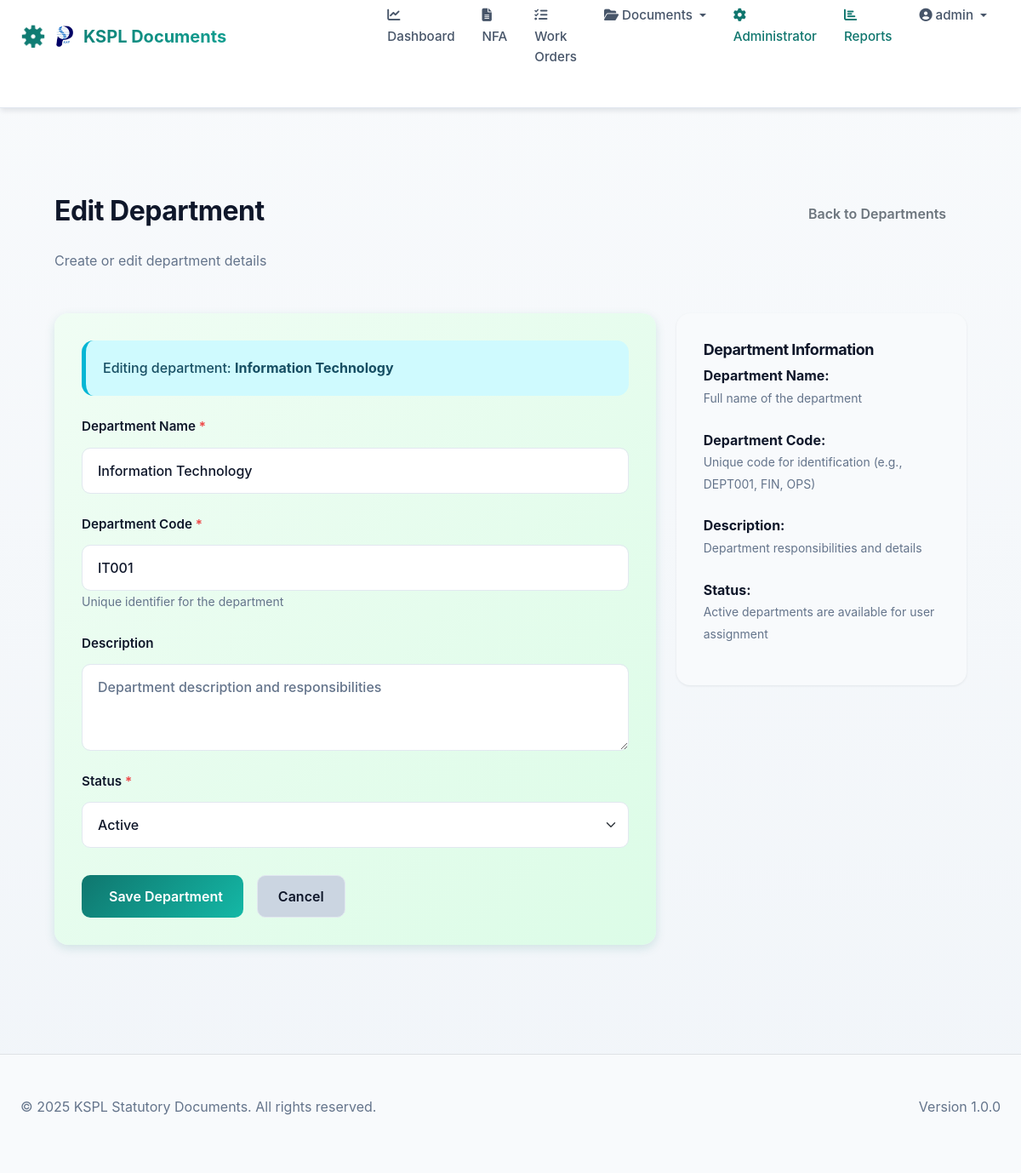
Page /admin/departments/1/edit (signed in) on the committed database.
### models/__init__.py (models this page shows, shortened)
class User(UserMixin, db.Model):
    __tablename__ = 'users'
    id = db.Column(db.Integer, primary_key=True)
    username = db.Column(db.String(120), unique=True, nullable=False)
    email = db.Column(db.String(120), unique=True, nullable=False)
    password_hash = db.Column(db.String(255), nullable=False)
    first_name = db.Column(db.String(120))
    last_name = db.Column(db.String(120))
    department_id = db.Column(db.Integer, db.ForeignKey('departments.id'))
    is_active = db.Column(db.Boolean, default=True)
    created_at = db.Column(db.DateTime, default=datetime.utcnow)
    roles = db.relationship('Role', secondary='user_roles', backref=db.backref('users', lazy='dynamic'))
    department = db.relationship('Department', backref='users')
    def has_role(self, role_name):
        return any(role.name == role_name for role in self.roles)

class Department(db.Model):
    __tablename__ = 'departments'
    id = db.Column(db.Integer, primary_key=True)
    name = db.Column(db.String(255), unique=True, nullable=False)
    code = db.Column(db.String(50), unique=True, nullable=False)
    description = db.Column(db.Text)
    status = db.Column(db.String(50), default='Active')
    created_at = db.Column(db.DateTime, default=datetime.utcnow)
    updated_at = db.Column(db.DateTime, default=datetime.utcnow, onupdate=datetime.utcnow)

### routes/admin.py (the view)
@admin_bp.route('/departments/<int:department_id>/edit', methods=['GET', 'POST'])
@login_required
@require_role('admin')
def department_edit(department_id):
    from forms import DepartmentForm
    department = Department.query.get_or_404(department_id)
    form = DepartmentForm()
    if form.validate_on_submit():
        if form.code.data != department.code:
            existing = Department.query.filter_by(code=form.code.data).first()
            if existing:
                flash('Department code already exists', 'danger')
                return redirect(url_for('admin.department_edit', department_id=department_id))
        department.name = form.name.data
        department.code = form.code.data
        department.description = form.description.data
        department.status = form.status.data
        db.session.commit()
        flash(f'Department {department.name} updated successfully', 'success')
        return redirect(url_for('admin.department_list'))
    elif request.method == 'GET':
        form.name.data = department.name
        form.code.data = department.code
        form.description.data = department.description
        form.status.data = department.status
    return render_template('admin/department_form.html', form=form, action='Edit', department=department)

### forms/__init__.py
class DepartmentForm(FlaskForm):
    name = StringField('Department Name', validators=[DataRequired()])
    code = StringField('Department Code', validators=[DataRequired()])
    description = TextAreaField('Description')
    status = SelectField('Status', choices=[('Active', 'Active'), ('Inactive', 'Inactive')], validators=[DataRequired()])
    submit = SubmitField('Save Department')

### utils/__init__.py (called while the page is built)
def require_role(role_name):
    def decorator(f):
        @wraps(f)
        def decorated_function(*args, **kwargs):
            if not current_user.is_authenticated:
                abort(401)
            user_role_names = [role.name for role in current_user.roles]
            if role_name not in user_role_names:
                abort(403)
            return f(*args, **kwargs)
        return decorated_function
    return decorator

### templates/admin/department_form.html (shortened to what this page needs)
{% extends "index.html" %}
{% block content %}
<div class="container-fluid mt-4">
    <div class="row mb-4">
        <div class="col-md-8">
            <h2>{{ action }} Department</h2>
            <p class="text-muted">Create or edit department details</p>
        </div>
        <div class="col-md-4 text-end">
            <a href="{{ url_for('admin.department_list') }}" class="btn btn-outline-secondary">Back to Departments</a>
        </div>
    </div>
    <div class="row">
        <div class="col-md-8">
            <div class="card card-primary border-0">
                <div class="card-body">
                    <form method="POST" novalidate>
                        {% if department %}
                        <div class="alert alert-info">Editing department: <strong>{{ department.name }}</strong></div>
                        {% endif %}
                        <div class="mb-3">
                            <label for="name" class="form-label">Department Name <span class="text-danger">*</span></label>
                            <input type="text" name="name" id="name" class="form-control {% if form.name.errors %}is-invalid{% endif %}"
                                   value="{{ form.name.data or '' }}" required>
                        </div>
                        <div class="mb-3">
                            <label for="code" class="form-label">Department Code <span class="text-danger">*</span></label>
                            <input type="text" name="code" id="code" class="form-control {% if form.code.errors %}is-invalid{% endif %}"
                                   value="{{ form.code.data or '' }}" required placeholder="e.g., DEPT001">
                            <small class="text-muted">Unique identifier for the department</small>
                        </div>
                        <div class="mb-3">
                            <label for="description" class="form-label">Description</label>
                            <textarea name="description" id="description" class="form-control" rows="3"
                                      placeholder="Department description and responsibilities">{{ form.description.data or '' }}</textarea>
                        </div>
                        <div class="mb-3">
                            <label for="status" class="form-label">Status <span class="text-danger">*</span></label>
                            <select name="status" id="status" class="form-select {% if form.status.errors %}is-invalid{% endif %}" required>
                                <option value="Active" {% if form.status.data == 'Active' %}selected{% endif %}>Active</option>
                            </select>
                        </div>
                        <div class="mt-4 d-flex gap-2">
                            <button type="submit" class="btn btn-primary">
                                 Save Department
                            </button>
                            <a href="{{ url_for('admin.department_list') }}" class="btn btn-secondary">
                                Cancel
                            </a>
                        </div>
                    </form>
                </div>
            </div>
        </div>
        <div class="col-md-4">
            <div class="card border-0 bg-light">
                <div class="card-body">
                    <h5 class="card-title">Department Information</h5>
                    <ul class="list-unstyled">
                        <li class="mb-3">
                            <strong>Department Name:</strong><br>
                            <small class="text-muted">Full name of the department</small>
                        </li>
                        <li class="mb-3">
                            <strong>Department Code:</strong><br>
                            <small class="text-muted">Unique code for identification (e.g., DEPT001, FIN, OPS)</small>
                        </li>
                        <li class="mb-3">
                            <strong>Description:</strong><br>
                            <small class="text-muted">Department responsibilities and details</small>
                        </li>
                        <li>
                            <strong>Status:</strong><br>
                            <small class="text-muted">Active departments are available for user assignment</small>
                        </li>
                    </ul>
                </div>
            </div>
        </div>
    </div>
</div>
{% endblock %}

### templates/index.html (shortened to what this page needs)
<!DOCTYPE html>
<html lang="en">
<head>
    <link href="https://cdn.jsdelivr.net/npm/bootstrap@5.1.3/dist/css/bootstrap.min.css" rel="stylesheet">
    <link rel="stylesheet" href="https://cdnjs.cloudflare.com/ajax/libs/font-awesome/6.4.0/css/all.min.css">
    <link rel="stylesheet" href="https://cdnjs.cloudflare.com/ajax/libs/tempusdominus-bootstrap-4/5.39.0/css/tempusdominus-bootstrap-4.min.css" />
    <link rel="stylesheet" href="{{ url_for('static', filename='main.css') }}">
</head>
<body>
    <nav class="navbar navbar-expand-lg navbar-light" style="padding: initial;">
        <div class="container-fluid px-4">
            <a class="navbar-brand d-flex align-items-center" href="{% if current_user.is_authenticated %}{% if current_user.has_role('admin') %}{{ url_for('admin.admin_dashboard') }}{% else %}{{ url_for('main.dashboard') }}{% endif %}{% else %}{{ url_for('auth.login') }}{% endif %}" style="gap: 12px;">
                <img style="max-width: 5%; height: auto;" src="{{ url_for('static', filename='images/ksp-logo.png') }}" alt="KSP Logo" height="40" class="img-fluid">
                <span>KSPL Documents</span>
            </a>
            <div class="collapse navbar-collapse" id="navbarNav">
                <ul class="navbar-nav ms-auto">
                    {% if current_user.is_authenticated %}
                        <li class="nav-item">
                            <a class="nav-link" href="{{ url_for('main.dashboard') }}">
                                <i class="fas fa-chart-line me-1"></i>Dashboard
                            </a>
                        </li>
                        <li class="nav-item">
                            <a class="nav-link" href="{{ url_for('main.nfa_list') }}">
                                <i class="fas fa-file-alt me-1"></i>NFA
                            </a>
                        </li>
                        <li class="nav-item">
                            <a class="nav-link" href="{{ url_for('main.work_order_list') }}">
                                <i class="fas fa-tasks me-1"></i>Work Orders
                            </a>
                        </li>
                        <li class="nav-item dropdown">
                            <a class="nav-link dropdown-toggle" href="#" id="documentsDropdown" role="button" data-bs-toggle="dropdown" aria-expanded="false">
                                <i class="fas fa-folder-open me-1"></i>Documents
                            </a>
                        </li>
                        <li class="nav-item">
                            <a class="nav-link text-primary" href="{{ url_for('admin.admin_dashboard') }}">
                                <i class="fas fa-cog me-1"></i>Administrator
                            </a>
                        </li>
                        <li class="nav-item">
                            <a class="nav-link text-primary" href="{{ url_for('admin.reports') }}">
                                <i class="fas fa-chart-bar me-1"></i>Reports
                            </a>
                        </li>
                        <li class="nav-item dropdown">
                            <a class="nav-link dropdown-toggle" href="#" id="userDropdown" role="button" data-bs-toggle="dropdown" aria-expanded="false">
                                <i class="fas fa-user-circle me-1"></i>{{ current_user.username }}
                            </a>
                        </li>
                    {% else %}
                        <li class="nav-item">
                            <a class="nav-link" href="{{ url_for('auth.login') }}">
                                <i class="fas fa-sign-in-alt me-1"></i>Login
                            </a>
                        </li>
                    {% endif %}
                </ul>
            </div>
        </div>
    </nav>
    <div class="container-fluid">
        {% block content %}{% endblock %}
    </div>
    <footer class="bg-light border-top mt-5 py-4">
        <div class="container-fluid px-4">
            <div class="row">
                <div class="col-md-6">
                    <p class="text-muted mb-0">© 2025 KSPL Statutory Documents. All rights reserved.</p>
                </div>
                <div class="col-md-6 text-md-end">
                    <p class="text-muted mb-0">Version 1.0.0</p>
                </div>
            </div>
        </div>
    </footer>
</body>
</html>

### rows in the picture
User: username "admin"
Department: name "Information Technology", code "IT001", status "Active"

### other values in the picture
{{ action }} "Edit"
